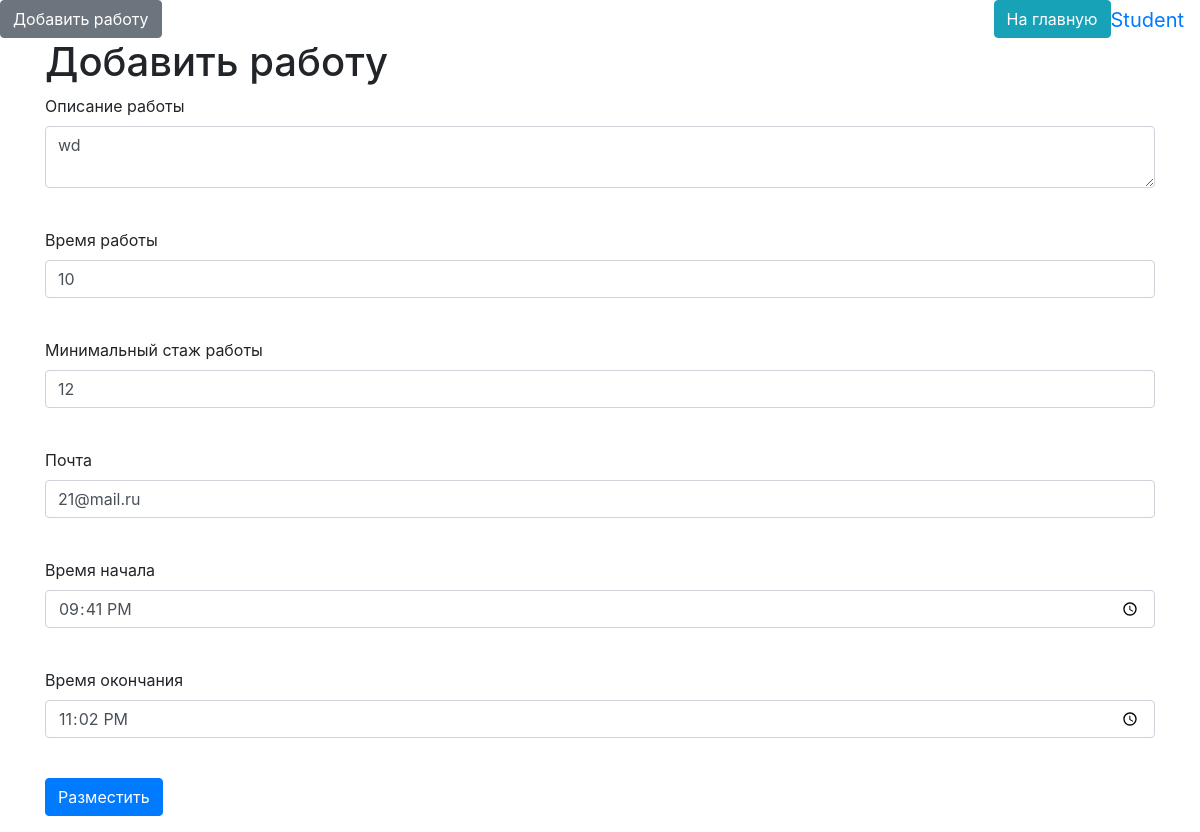
Page /addjob/1 (signed in) on the committed database.
### data/users.py (models this page shows, shortened)
class User(SqlAlchemyBase, UserMixin, SerializerMixin):
    __tablename__ = 'users'
    id = sqlalchemy.Column(sqlalchemy.Integer,
                           primary_key=True, autoincrement=True)
    name = sqlalchemy.Column(sqlalchemy.String, nullable=True, unique=True)
    email = sqlalchemy.Column(sqlalchemy.String,
                              index=True, unique=True, nullable=True)
    hashed_password = sqlalchemy.Column(sqlalchemy.String, nullable=True)
    modified_date = sqlalchemy.Column(sqlalchemy.DateTime, default=datetime.datetime.now)
    about = sqlalchemy.Column(sqlalchemy.String, nullable=True)
    set_password = sqlalchemy.Column(sqlalchemy.String, nullable=True)
    def set_password(self, password):
        self.hashed_password = generate_password_hash(password)

### data/employment.py (models this page shows)
class Employment(SqlAlchemyBase, SerializerMixin):
    __tablename__ = 'employment'
    id = sqlalchemy.Column(sqlalchemy.Integer,
                           primary_key=True, autoincrement=True)
    team_leader = sqlalchemy.Column(sqlalchemy.Integer,
                                    sqlalchemy.ForeignKey("users.id"))
    job = sqlalchemy.Column(sqlalchemy.String, nullable=True)
    work_size = sqlalchemy.Column(sqlalchemy.Integer, nullable=True)
    experience = sqlalchemy.Column(sqlalchemy.Integer, nullable=True)
    email = sqlalchemy.Column(sqlalchemy.String,
                              index=True, unique=False, nullable=True)
    start_time = sqlalchemy.Column(sqlalchemy.Time, nullable=True)
    end_time = sqlalchemy.Column(sqlalchemy.Time, nullable=True)
    user = sqlalchemy.Column(sqlalchemy.String, nullable=True)

### main.py (the view, shortened to what this page needs)
@app.route('/addjob/<int:id>', methods=['GET', 'POST'])
@login_required
def edit_job(id):
    form = JobsForm()
    if request.method == "GET":
        db_sess = db_session.create_session()
        try:
            if id == 1:
                jobs = db_sess.query(Jobs).filter(Jobs.id == id).first()
            if jobs:
                form.job.data = jobs.job
                form.work_size.data = jobs.work_size
                form.experience.data = jobs.experience
                form.email.data = jobs.email
                form.start_time.data = jobs.start_time
                form.end_time.data = jobs.end_time
            else:
                abort(404)
        except:
            return redirect('/')
    return render_template('jobs.html',
                           title='Редактирование работы',
                           form=form
                           )

### forms/user.py
class JobsForm(FlaskForm):
    job = TextAreaField('Описание работы', validators=[DataRequired()])
    work_size = IntegerField("Время работы", validators=[DataRequired()])
    experience = IntegerField("Минимальный стаж работы", validators=[DataRequired()])
    email = EmailField('Почта', validators=[DataRequired()])
    start_time = TimeField("Время начала")
    end_time = TimeField("Время окончания")
    submit = SubmitField('Разместить')

### data/db_session.py (called while the page is built, shortened)
def global_init(db_file):
    global __factory
    if __factory:
        return

def create_session() -> Session:
    global __factory
    return __factory()

### main.py (called while the page is built)
@login_manager.user_loader
def load_user(user_id):
    db_session.global_init("db/blogs.db")
    db_sess = db_session.create_session()
    return db_sess.query(User).get(user_id)

### templates/jobs.html (shortened to what this page needs)
{% extends "base.html" %}
{% block content %}
<h1>Добавить работу</h1>
<form action="" method="post">
    <p>
        {{ form.job.label }}<br>
        {{ form.job(class="form-control") }}<br>
    </p>
    <p>
        {{ form.work_size.label }}<br>
        {{ form.work_size(class="form-control", type="integer") }}<br>
    </p>
    <p>
        {{ form.experience.label }}<br>
        {{ form.experience(class="form-control", type="integer") }}<br>
    </p>
    <p>
        {{ form.email.label }}<br>
        {{ form.email(class="form-control", type="email") }}<br>
    </p>
    <p>
        {{ form.start_time.label }}<br>
        {{ form.start_time(class="form-control", type="time") }}<br>
    </p>
    <p>
        {{ form.end_time.label }}<br>
        {{ form.end_time(class="form-control", type="time") }}<br>
    </p>
    <p>{{ form.submit(type="submit", class="btn btn-primary") }}</p>
</form>
{% endblock %}

### templates/base.html (shortened to what this page needs)
<!doctype html>
<html lang="en">
<head>
    <link rel="stylesheet"
          href="https://stackpath.bootstrapcdn.com/bootstrap/4.4.1/css/bootstrap.min.css"
>
</head>
<body>
{% if current_user.is_authenticated %}
    <a class="navbar-brand" href="/logout" style="float: right;">{{ current_user.name }}</a>
    <a href="/" class="btn btn-info" style="float: right;">На главную</a>
{% else %}
    <p>
        <a class="btn btn-primary " href="/register">Зарегистрироваться</a>
        <a class="btn btn-success" href="/login">Войти</a>
    </p>
{% endif %}
{% if current_user.is_authenticated %}
    <a href="addjob" class="btn btn-secondary">Добавить работу</a>
{% endif %}
<main role="main" class="container">
    {% block content %}{% endblock %}
</main>
</body>
</html>

### rows in the picture
User: name "Student"
Employment: job "wd", work_size "10", experience "12", email "21@mail.ru", start_time "21:41", end_time "23:02"
